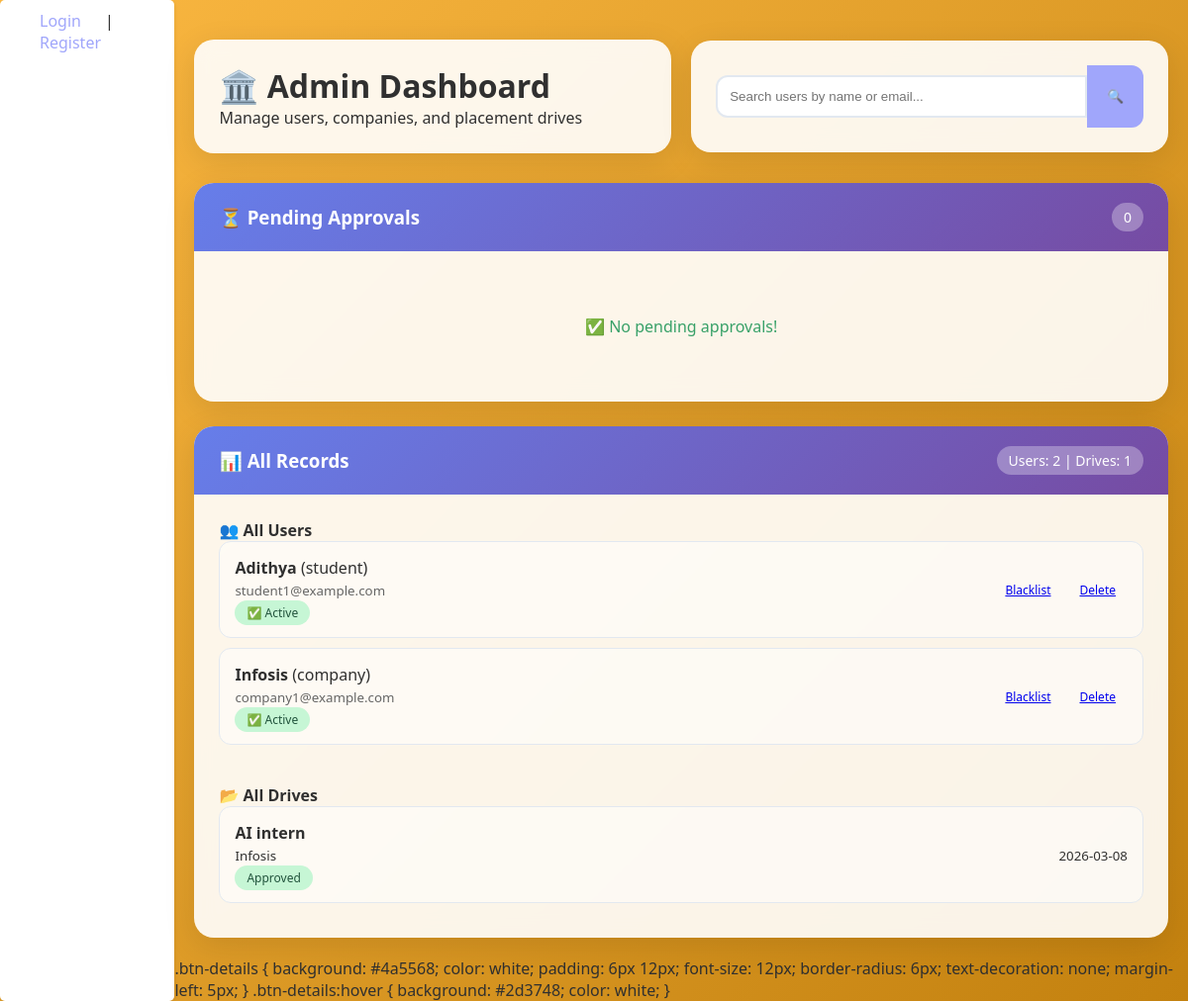
The app's page /admin/dashboard (signed in), older data.
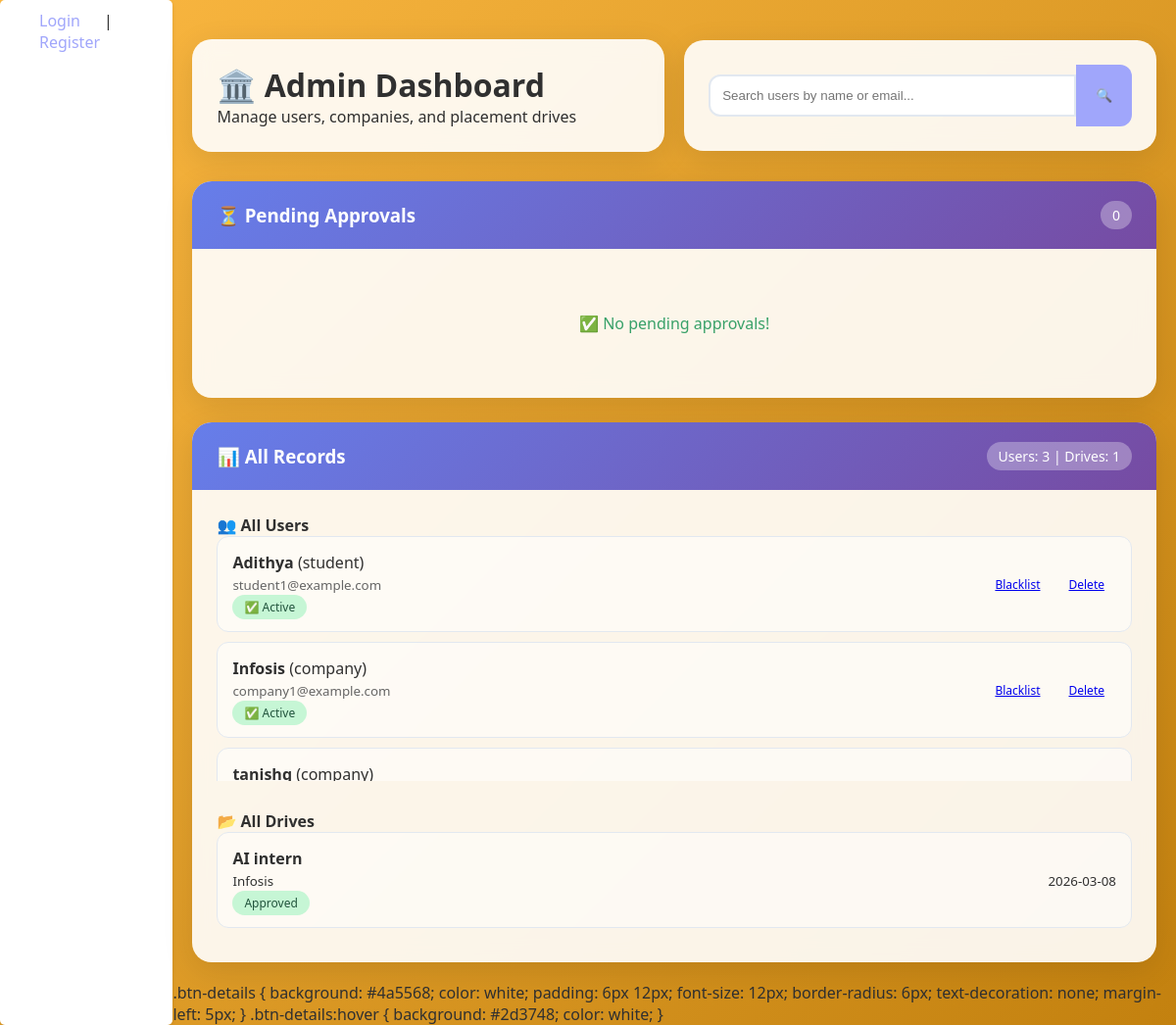
The same page, newer data.
### app.py (models this page shows)
class User(db.Model, UserMixin):
    id = db.Column(db.Integer, primary_key=True)
    email = db.Column(db.String(120), unique=True, nullable=False)
    password = db.Column(db.String(255), nullable=False)
    role = db.Column(db.String(50), nullable=False)
    name = db.Column(db.String(100), nullable=False)
    is_approved = db.Column(db.Boolean, default=False)
    is_active = db.Column(db.Boolean, default=True)

class placementDrive(db.Model):
    __tablename__ = 'placementDrive'
    id = db.Column(db.Integer, primary_key=True)
    company_name = db.Column(db.String(100), nullable=False)
    job_role = db.Column(db.String(100), nullable=False)
    description = db.Column(db.Text, nullable=False)
    eligibility_criteria = db.Column(db.Text, nullable=False)
    application_deadline = db.Column(db.DateTime, nullable=False)
    status = db.Column(db.String(50), default='Pending')
    company_id = db.Column(db.Integer, db.ForeignKey('user.id'), nullable=False)

### app.py (the view)
@app.route('/admin/dashboard')
@login_required
def admin_dashboard():
    if current_user.role != 'admin':
        return redirect(url_for('login'))
    stats={'students': User.query.filter_by(role='student').count(),
           'companies': User.query.filter_by(role='company').count(),
           'drives': placementDrive.query.count(),
           'applications': Application.query.count()}
    pending_users = User.query.filter_by(is_approved=False, is_active=True).all()
    pending_drives = placementDrive.query.filter_by(status='Pending').all()
    all_users = User.query.filter(User.role != 'admin').all()
    all_drives = placementDrive.query.all()
    return render_template('admin_dash.html', stats=stats, pending_users=pending_users, pending_drives=pending_drives, all_users=all_users, all_drives=all_drives)

### app.py (called while the page is built)
@login_manager.user_loader
def load_user(user_id):
    return User.query.get(int(user_id))

### templates/admin_dash.html (shortened to what this page needs)
{% extends 'base.html' %}
{% block content %}
<div class="dashboard-wrapper">
    <div class="header-row">
        <div class="title-card">
            <h1>🏛️ Admin Dashboard</h1>
            <p>Manage users, companies, and placement drives</p>
        </div>
        <div class="search-card">
            <form method="GET" action="{{ url_for('search_users') }}">
                <div style="display: flex;">
                    <input type="text" name="q" placeholder="Search users by name or email..."
                           style="flex: 1; padding: 12px; border: 2px solid #e2e8f0; border-radius: 12px 0 0 12px;">
                    <button type="submit" class="btn btn-primary" style="border-radius: 0 12px 12px 0; padding: 12px 20px;">🔍</button>
                </div>
            </form>
        </div>
    </div>
    <div class="content-row">
        <div class="function-card">
            <div class="card-header">
                <h3>⏳ Pending Approvals</h3>
                <span class="count">{{ pending_users|length + pending_drives|length }}</span>
            </div>
            <div class="card-body">
                {% if not pending_users and not pending_drives %}
                <div style="text-align: center; padding: 40px; color: #38a169;">
                    ✅ No pending approvals!
                </div>
                {% endif %}
            </div>
        </div>
        <div class="function-card">
            <div class="card-header">
                <h3>📊 All Records</h3>
                <span class="count">Users: {{ all_users|length }} | Drives: {{ all_drives|length }}</span>
            </div>
            <div class="card-body">
                <div class="sub-section">
                    <h4>👥 All Users</h4>
                    <div style="max-height: 250px; overflow-y: auto;">
                        {% for user in all_users[:8] %}
                        <div class="record-row">
                            <div>
                                <strong>{{ user.name }}</strong> ({{ user.role }})
                                <br><small style="color: #666;">{{ user.email }}</small>
                                <br><span class="status-badge
                                    {% if user.is_approved and user.is_active %}status-active
                                    {% elif not user.is_approved %}status-pending
                                    {% else %}status-blacklisted{% endif %}">
                                    {{ '✅ Active' if user.is_approved and user.is_active else '⏳ Pending' if not user.is_approved else '🚫 Blacklisted' }}
                                </span>
                            </div>
                            <div class="action-buttons">
                                {% if user.is_active %}
                                <a href="{{ url_for('blacklist_user', user_id=user.id) }}" class="btn btn-danger small">Blacklist</a>
                                {% endif %}
                                <a href="{{ url_for('delete_user', user_id=user.id) }}" class="btn btn-danger small" onclick="return confirm('Delete {{ user.name }}?')">Delete</a>
                            </div>
                        </div>
                        {% endfor %}
                    </div>
                </div>
                <div class="sub-section">
                    <h4>📂 All Drives</h4>
                    <div style="max-height: 200px; overflow-y: auto;">
                        {% for drive in all_drives[:6] %}
                        <div class="record-row">
                            <div>
                                <strong>{{ drive.job_role }}</strong><br>
                                <small>{{ drive.company_name }}</small>
                                <br><span class="status-badge
                                    {% if drive.status == 'Approved' %}status-approved
                                    {% elif drive.status == 'Pending' %}status-pending
                                    {% else %}status-rejected{% endif %}">
                                    {{ drive.status }}
                                </span>
                            </div>
                            <div>
                                <small>{{ drive.application_deadline.strftime('%Y-%m-%d') }}</small>
                            </div>
                        </div>
                        {% endfor %}
                    </div>
                </div>
            </div>
        </div>
    </div>
</div>
.btn-details {
    background: #4a5568; color: white; padding: 6px 12px; font-size: 12px;
    border-radius: 6px; text-decoration: none; margin-left: 5px;
}
.btn-details:hover { background: #2d3748; color: white; }
{% endblock %}

### templates/base.html (shortened to what this page needs)
<!DOCTYPE html>
<html lang="en">
<head>
</head>
<body>
    <nav>
        {% if session.get('role') %}
           <a href="{{ url_for('logout') }}">Logout</a>
        {% else %}
            <a href="http://127.0.0.1:5000/login">Login</a> |
            <a href="http://127.0.0.1:5000/register">Register</a>
        {% endif %}
    </nav>
    <div style="margin-top: 20px;">
        {% block content %}{% endblock %}
    </div>
</body>
</html>

### templates/base.html (style rules this page uses)
* { margin: 0; padding: 0; box-sizing: border-box; }
body { font-family: 'Segoe UI', Tahoma, Geneva, Verdana, sans-serif; background: linear-gradient(135deg,#fbb842 0%, #c3810f 100%); min-height: 100vh; display: flex; color: #303030; }
nav { background-color: #ffffff; backdrop-filter: blur(10px); padding: 10px 20px; border-radius: 5px; box-shadow: 0 2px 4px rgba(0,0,0,0.1); }
nav a { color: #a0a6fb; text-decoration: none; margin-right: 15px; font-weight: 500; padding: 5px 10px; margin: 5px 10px; border-radius: 25px; transition: all 0.3s ease; }
button { background-color: #a0a6fb; color: #fff; border: none; padding: 10px 20px; border-radius: 25px; cursor: pointer; transition: all 0.3s ease; }
form input, form select { width: 100%; padding: 10px; margin: 10px 0; border: 1px solid #ccc; border-radius: 5px; }

### templates/admin_dash.html (style rules this page uses)
.dashboard-wrapper { max-width: 1400px; margin: 0 auto; padding: 20px; }
.header-row { display: flex; justify-content: space-between; align-items: center; gap: 20px; margin-bottom: 30px; flex-wrap: wrap; }
.title-card, .search-card { background: rgba(255,255,255,0.9); backdrop-filter: blur(10px); padding: 25px; border-radius: 20px; flex: 1; min-width: 300px; box-shadow: 0 8px 32px rgba(0,0,0,0.1); }
.content-row { display: flex; gap: 25px; flex-wrap: wrap; }
.function-card { flex: 1; min-width: 500px; background: rgba(255,255,255,0.9); backdrop-filter: blur(10px); border-radius: 20px; box-shadow: 0 8px 32px rgba(0,0,0,0.1); overflow: hidden; }
.card-header { background: linear-gradient(135deg, #667eea, #764ba2); color: white; padding: 20px 25px; display: flex; justify-content: space-between; align-items: center; }
.card-header h3 { margin: 0; }
.count { background: rgba(255,255,255,0.3); padding: 5px 12px; border-radius: 20px; font-size: 14px; }
.card-body { padding: 25px; max-height: 70vh; overflow-y: auto; }
.sub-section { margin-bottom: 30px; }
.sub-section:last-child { margin-bottom: 0; }
.action-row, .record-row { display: flex; justify-content: space-between; align-items: center; padding: 15px; border: 1px solid #e2e8f0; border-radius: 12px; margin-bottom: 10px; background: rgba(255,255,255,0.5); }
.status-badge { padding: 4px 12px; border-radius: 20px; font-size: 12px; font-weight: 500; }
.status-active { background: #c6f6d5; color: #22543d; }
.status-approved { background: #c6f6d5; color: #22543d; }
.action-buttons { display: flex; gap: 5px; flex-wrap: wrap; }
.btn.small { padding: 6px 12px; font-size: 12px; }

Row changes from the older to the newer data that the page shows:
added User: name "tanishq", role "company"
Text that changed along with them:
{{ all_users|length }}: "2" → "3"
